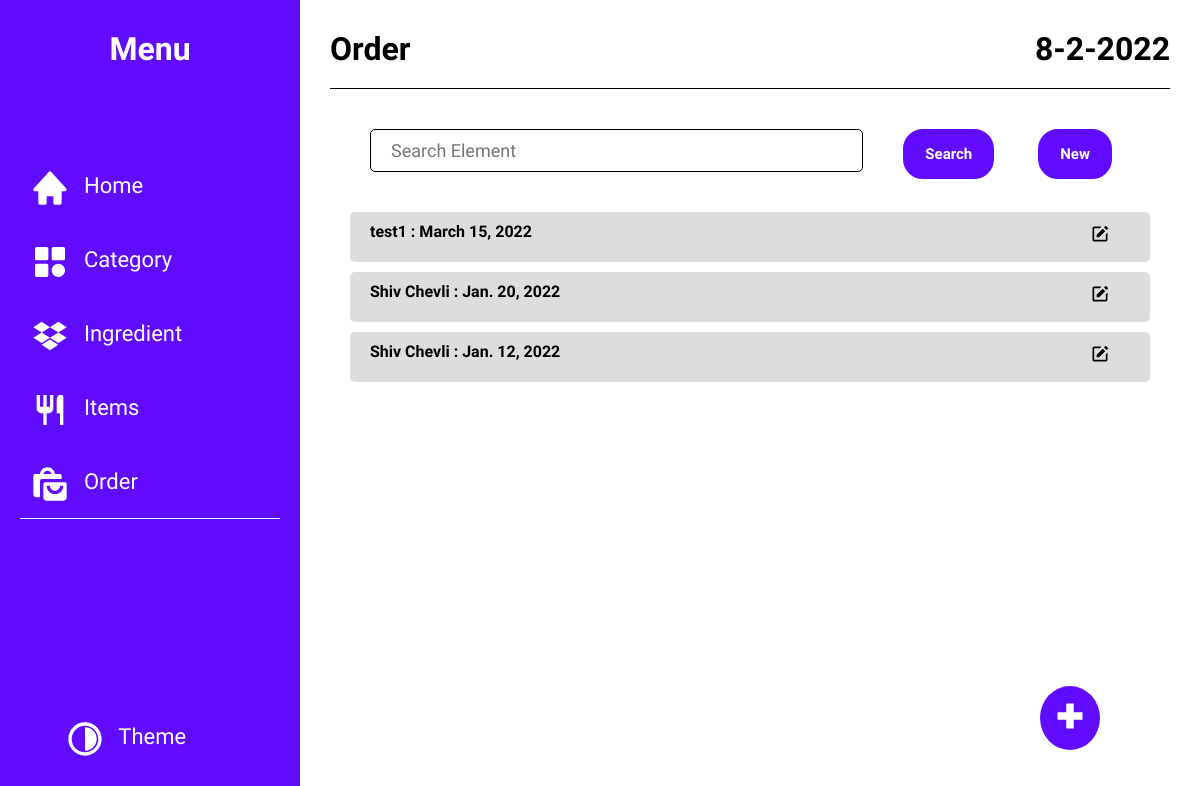
/orderInventory/OrderList/, run on an earlier commit of the app's database.
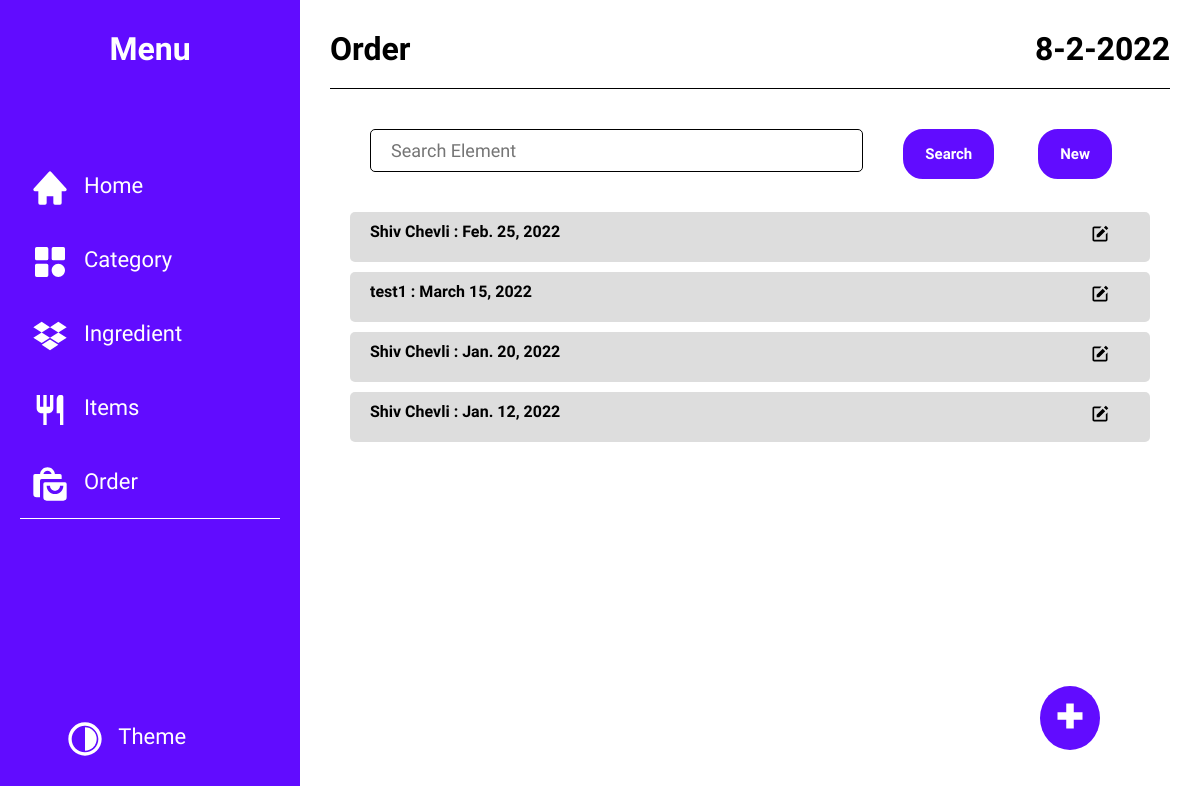
And on a later commit of the database.
### orderInventory/models.py (models this page shows)
class OrderIndividual(models.Model):
    name = models.CharField(max_length=64,
                            null=True, blank=True,
                            verbose_name="Name of Function For Which this order is Placed")
    mobileNumber = models.CharField(max_length=15,validators=[checkMobileNumber])
    address = models.CharField(max_length=256,blank=True,null=True)
    numberOfPerson = models.IntegerField(blank=True,null=True)
    email = models.EmailField(blank=True,null=True)
    deliveryDate = models.DateTimeField(blank=True, null=True)
    createdAt = models.DateTimeField(default=datetime.now)
    modifyAt = models.DateTimeField(default=None, blank=True, null=True)
    deletedAt = models.DateTimeField(default=None, blank=True, null=True)
    def __str__(self):
        return f"{self.id} : {self.name}"

### orderInventory/views.py (the view)
# urls.py: path('OrderList/', views.orderHome, name="orderList"),
@cache_control(max_age=3600)
def orderHome(request):
    order = models.OrderIndividual.objects.all().order_by("-createdAt")
    print(order)
    return render(request, 'orderList.html', {
        "toolbar": True,
        "putPlus": True,
        "active": "order",
        "data": order,
        "queryItem": "order_one",
        "heading": "Order",
    })

### orderInventory/templates/orderList.html (shortened to what this page needs)
{% extends 'template.html' %}
{% load static %}
{% block heading %}
    {{ heading }}
{% endblock %}
{% block Main %}
<div id="single-section">
    <section class="single-container search-elements">
        {% for i in data %}
        <div class="suggetion-list-item">
            <a href="{% url 'inventory:orderDetail' OrderID=i.id %}">
                <p class="text" data-itemid="{{ i.id }}" data-queryItem="{{ queryItem }}">{{ i.name }} :    {{ i.deliveryDate.date }} </p>
            </a>
            <button class="add button-remove">
                <svg xmlns="http://www.w3.org/2000/svg" viewBox="0 0 24 24">
                    <path d="m18.988 2.012 3 3L19.701 7.3l-3-3zM8 16h3l7.287-7.287-3-3L8 13z"></path>
                    <path
                        d="M19 19H8.158c-.026 0-.053.01-.079.01-.033 0-.066-.009-.1-.01H5V5h6.847l2-2H5c-1.103 0-2 .896-2 2v14c0 1.104.897 2 2 2h14a2 2 0 0 0 2-2v-8.668l-2 2V19z">
                    </path>
                </svg>
            </button>
        </div>
        {% endfor %}
    </section>
</div>
{% endblock %}

What changed in the data, as far as the page shows it:
added OrderIndividual: name "Shiv Chevli", deliveryDate "Feb. 25, 2022"
